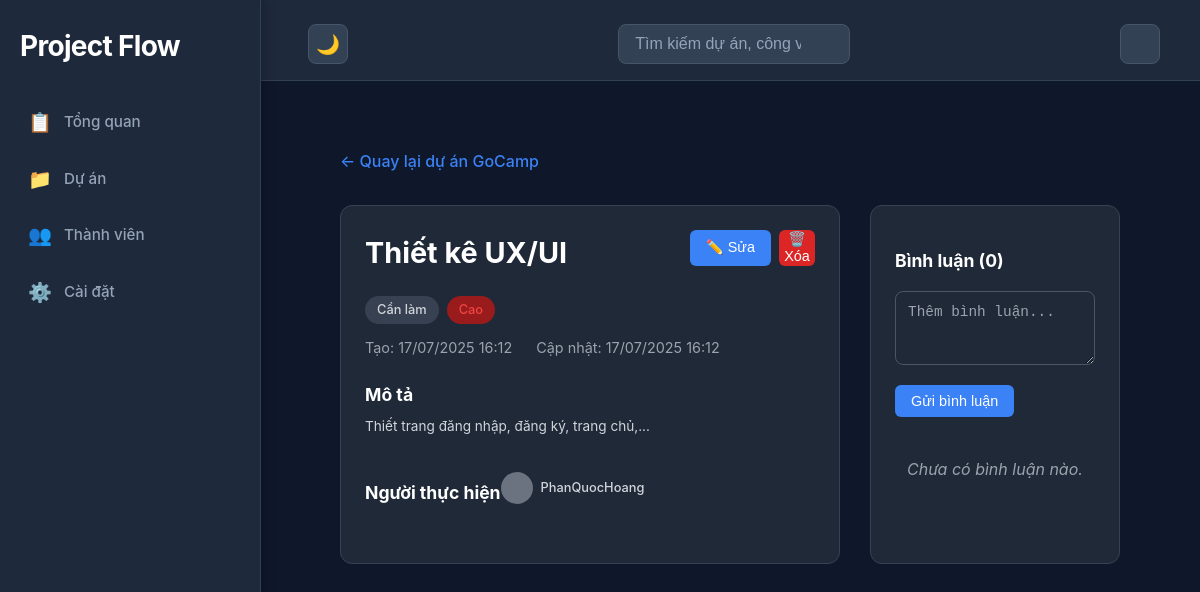
The app's page /dashboard/projects/8/tasks/8/ (signed in) with its own data.
### dashboard/models.py (models this page shows)
class Project(models.Model):
    id = models.AutoField(primary_key=True)
    name = models.CharField(max_length=255)
    description = models.TextField()
    status = models.CharField(
        max_length=20,
        choices=ProjectStatus.choices,
        default=ProjectStatus.ACTIVE
    )
    created_at = models.DateTimeField(auto_now_add=True)
    updated_at = models.DateTimeField(auto_now=True)
    archived_at = models.DateTimeField(null=True, blank=True)
    owner = models.ForeignKey(
        User,
        on_delete=models.CASCADE,
        related_name='owned_projects'
    )
    class Meta:
        db_table = 'projects'

class Task(models.Model):
    id = models.AutoField(primary_key=True)
    title = models.CharField(max_length=255)
    description = models.TextField()
    status = models.CharField(
        max_length=20,
        choices=TaskStatus.choices,
        default=TaskStatus.TODO
    )
    priority = models.CharField(
        max_length=20,
        choices=TaskPriority.choices,
        default=TaskPriority.MEDIUM
    )
    created_at = models.DateTimeField(auto_now_add=True)
    updated_at = models.DateTimeField(auto_now=True)
    project = models.ForeignKey(
        Project,
        on_delete=models.CASCADE,
        related_name='tasks'
    )
    assignee = models.ForeignKey(
        User,
        null=True,
        blank=True,
        on_delete=models.SET_NULL,
        related_name='tasks'
    )
    class Meta:
        db_table = 'tasks'

### users/models.py (models this page shows)
class User(AbstractUser):
    last_active = models.DateTimeField(default=timezone.now)
    created_at = models.DateTimeField(auto_now_add=True)
    updated_at = models.DateTimeField(auto_now=True)
    class Meta:
        db_table = 'users'

### dashboard/views.py (the view)
# urls.py: path('projects/<int:project_id>/tasks/<int:task_id>/', views.view_project_task_id, name='view_project_task_id'),
@login_required(login_url="login")
def view_project_task_id(request, project_id, task_id):
    project = get_object_or_404(Project, id=project_id)
    user_member = get_user_project_access(request.user, project)
    if not user_member:
        messages.error(request, 'Bạn không có quyền truy cập dự án này.')
        return redirect('view_projects')
    task = get_object_or_404(Task, id=task_id, project=project)
    comments = Comment.objects.filter(task=task).order_by('created_at')
    context = {
        'project': project,
        'task': task,
        'comments': comments,
        'user_role': user_member.role,
        'can_edit': user_member.role in [MemberRole.OWNER, MemberRole.ADMIN]
    }
    return render(request, 'dashboard/task_detail.html', context)

### dashboard/views.py (called while the page is built)
def get_user_project_access(user, project):
    if project.owner == user:
        user_member, created = ProjectMember.objects.get_or_create(
            user=user,
            project=project,
            defaults={'role': MemberRole.OWNER}
        )
        return user_member
    else:
        return ProjectMember.objects.filter(user=user, project=project).first()

### templates/dashboard/task_detail.html (shortened to what this page needs)
{% extends "dashboard/base.html" %}
{% block include_header %}
<link rel="stylesheet" href="/static/dashboard/project.css">
{% endblock %}
{% block container %}
<div class="task-detail-container">
  <div class="task-detail-header">
    <a href="{% url 'view_project_detail' project.id %}" class="back-link">
      ← Quay lại dự án {{ project.name }}
    </a>
  </div>
  <div class="task-detail-content">
    <div class="task-main-info">
      <div class="task-info-header">
        <h1 class="task-detail-title">{{ task.title }}</h1>
        <div class="task-actions">
          <button class="btn btn-edit" onclick="showEditTaskModal()">✏️ Sửa</button>
          <button class="btn btn-delete" onclick="deleteTask()">🗑️ Xóa</button>
        </div>
      </div>
      <div class="task-meta">
        <div class="task-badges">
          <span class="task-status-badge status-{{ task.status|lower }}">
            {% if task.status == 'TODO' %}Cần làm{% elif task.status == 'IN_PROGRESS' %}Đang thực hiện{% else %}Hoàn thành{% endif %}
          </span>
          <span class="task-priority-badge priority-{{ task.priority|lower }}">
            {% if task.priority == 'HIGH' %}Cao{% elif task.priority == 'MEDIUM' %}Trung bình{% else %}Thấp{% endif %}
          </span>
        </div>
        <div class="task-dates">
          <div class="task-created">Tạo: {{ task.created_at|date:"d/m/Y H:i" }}</div>
          <div class="task-updated">Cập nhật: {{ task.updated_at|date:"d/m/Y H:i" }}</div>
        </div>
      </div>
      {% if task.description %}
      <div class="task-description">
        <h3>Mô tả</h3>
        <p>{{ task.description|linebreaks }}</p>
      </div>
      {% endif %}
      <div class="task-assignee">
        <h3>Người thực hiện</h3>
        <div class="assignee-info">
          {% if task.assignee %}
            <div class="assignee-avatar"></div>
            <span class="assignee-name">{{ task.assignee.username }}</span>
          {% else %}
            <span class="assignee-name">Chưa được gán</span>
          {% endif %}
        </div>
      </div>
    </div>
    <div class="task-comments">
      <h3>Bình luận ({{ comments|length }})</h3>
      <div class="comment-form">
        <textarea id="commentInput" placeholder="Thêm bình luận..." rows="3"></textarea>
        <button class="btn btn-comment" onclick="addComment()">Gửi bình luận</button>
      </div>
      <div class="comments-list" id="commentsList">
        {% for comment in comments %}
        <div class="comment-item" data-comment-id="{{ comment.id }}">
          <div class="comment-header">
            <div class="comment-author">
              <div class="comment-avatar"></div>
              <span class="comment-username">{{ comment.user.username }}</span>
            </div>
            <div class="comment-date">{{ comment.created_at|date:"d/m/Y H:i" }}</div>
          </div>
          <div class="comment-content">{{ comment.content|linebreaks }}</div>
        </div>
        {% empty %}
        <div class="no-comments">Chưa có bình luận nào.</div>
        {% endfor %}
      </div>
    </div>
  </div>
</div>
{% endblock %}

### static/dashboard/project.css (style rules this page uses)
.status-todo { background: rgba(239, 68, 68, 0.2); color: #ef4444; }
.btn { padding: 8px 16px; border: none; border-radius: 6px; cursor: pointer; font-size: 0.9rem; transition: all 0.2s; font-weight: 500; }
.btn-edit { background: #3b82f6; color: #ffffff; }
.btn-delete { background: #dc2626; color: #ffffff; width: 36px; height: 36px; display: flex; align-items: center; justify-content: center; padding: 0; }
.priority-high { background: #991b1b; color: #ef4444; }
.task-description { color: #9ca3af; font-size: 0.85rem; margin: 8px 0; line-height: 1.4; }
.task-assignee { display: flex; align-items: center; }
.assignee-name { color: #9ca3af; font-size: 0.8rem; font-weight: 500; }
.task-detail-container { max-width: 1000px; margin: 0 auto; padding: 20px; }
.task-detail-header { margin-bottom: 30px; }
.back-link { color: #3b82f6; text-decoration: none; font-weight: 500; transition: color 0.2s; }
.task-detail-content { display: grid; grid-template-columns: 2fr 1fr; gap: 30px; }
.task-main-info { background: #1f2937; border: 1px solid #374151; border-radius: 12px; padding: 24px; }
.task-info-header { display: flex; justify-content: space-between; align-items: flex-start; margin-bottom: 20px; }
.task-detail-title { font-size: 1.8rem; font-weight: bold; color: #fff; margin: 0; flex: 1; margin-right: 16px; }
.task-actions { display: flex; gap: 8px; }
.task-meta { margin-bottom: 24px; }
.task-badges { display: flex; gap: 8px; margin-bottom: 12px; }
.task-status-badge, .task-priority-badge { padding: 4px 12px; border-radius: 20px; font-size: 0.8rem; font-weight: 500; }
.status-todo { background: #374151; color: #d1d5db; }
.task-dates { display: flex; gap: 24px; color: #9ca3af; font-size: 0.9rem; }
.task-description, .task-assignee { margin-bottom: 24px; }
.task-description h3, .task-assignee h3 { color: #fff; margin-bottom: 8px; font-size: 1.1rem; }
.task-description p { color: #d1d5db; line-height: 1.6; margin: 0; }
.assignee-info { display: flex; align-items: center; gap: 8px; }
.assignee-avatar { width: 32px; height: 32px; background: #6b7280; border-radius: 50%; }
.assignee-name { color: #d1d5db; font-weight: 500; }
.task-comments { background: #1f2937; border: 1px solid #374151; border-radius: 12px; padding: 24px; }
.task-comments h3 { color: #fff; margin-bottom: 16px; font-size: 1.1rem; }
.comment-form { margin-bottom: 20px; }
.comment-form textarea { width: 100%; padding: 12px; border: 1px solid #4b5563; border-radius: 8px; background: #1f2937; color: #ffffff; font-size: 0.9rem; resize: vertical; margin-bottom: 12px; box-sizing: border-box; }
.comment-form textarea::placeholder { color: #9ca3af; }
.btn-comment { background: #3b82f6; color: #fff; border: none; border-radius: 6px; padding: 8px 16px; cursor: pointer; font-size: 0.9rem; transition: background-color 0.2s; }
.comments-list { max-height: 400px; overflow-y: auto; }
.no-comments { color: #9ca3af; text-align: center; font-style: italic; margin: 20px 0; }

### records on screen
Project: name "GoCamp"
Task: title "Thiết kê UX/UI", created_at "17/07/2025 16:12", updated_at "17/07/2025 16:12", description "Thiết trang đăng nhập, đăng ký, trang chủ,...", assignee.username "PhanQuocHoang"

### other values on screen
{{ comments|length }} "0"
